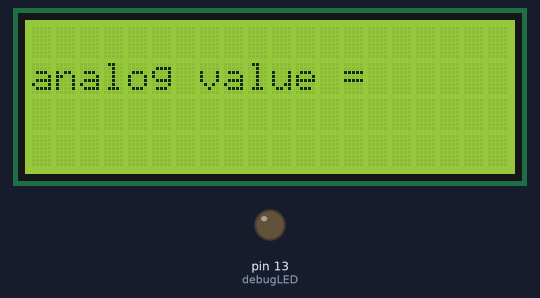
Recording of a sketch running on a simulated Arduino Uno, built with avr-gcc and run on an emulated ATmega328P. On the bench: 20×4 character LCD, output pins drawn as LEDs (lit = HIGH). What the sketch prints to the serial monitor is not drawn.

Above: at 0.1 s.
At 2.1 s:
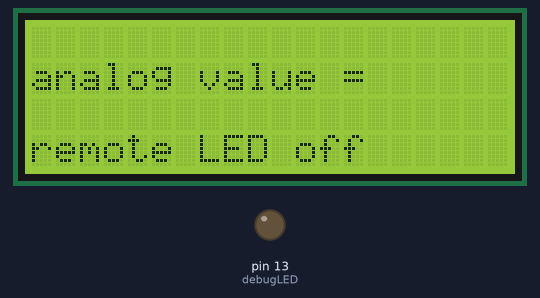

The sketch:

LCD_remote_photo_sensor.ino
```cpp
/**
 * XBee remote with photo sensor attached to pin 0 (analog input)
 *         and led to pin 1 (digital output)
 * XBee coordinator attached to 20x4 LCD display
 *
 * XBee code based on that from Robert Faludi, Building wireless
 * sensor networks, Chapter 4
 **/

#include <LiquidCrystal.h>
#include <Wire.h>

// initialize the library with the numbers of the interface pins
LiquidCrystal lcd(7, 8, 9, 10, 11, 12);

const int debugLED = 13;
int analogValue = 0;
bool remoteIndicator = false;
bool lastRemoteIndicator = false;
unsigned long lastSent = 0;
int numBytes2Discard = 20;

void setup() {
  pinMode(debugLED, OUTPUT);
  Serial.begin(9600);

  // set up the LCD's number of rows and columns:
  lcd.begin(20, 4);
  lcd.setCursor(0, 1);
  lcd.print("analog value =");
}

void loop() {
  if(Serial.available() >= 23) {
    // look for start byte
    if(Serial.read() == 0x7E) {

      for(int i=0; i<numBytes2Discard; i++) {
        byte discard = Serial.read();
      }
      int analogHigh = Serial.read();
      int analogLow = Serial.read();
      analogValue = analogLow + (analogHigh * 256);

      lcd.setCursor(15,1);
      lcd.print("     ");
      lcd.setCursor(15, 1);
      if(analogValue < 1000) lcd.print(" ");
      if(analogValue < 100) lcd.print(" ");
      if(analogValue < 10) lcd.print(" ");
      lcd.print(analogValue);

      digitalWrite(debugLED, HIGH);
      delay(10);
      digitalWrite(debugLED, LOW);
    }
  }

  if(analogValue > 350 && analogValue <= 750) remoteIndicator = true;
  else remoteIndicator = false;

  // set the indicator when there's a state change
  if(remoteIndicator != lastRemoteIndicator || millis() > lastSent + 2000) {
    lcd.setCursor(0,3);
    if(remoteIndicator) {
      setRemoteStatus(0x05);
      lcd.print("remote LED on ");
    }
    else {
      setRemoteStatus(0x04);
      lcd.print("remote LED off");
    }
    lastRemoteIndicator = remoteIndicator;
    lastSent = millis();
  }
}

// 0x4 = pin off
// 0x5 = pin on
void setRemoteStatus(int value) {
  long checksum;

  // start delimiter
  Serial.write(0x7E);

  // length
  Serial.write((byte)0); // high part of length
  Serial.write(0x10); // low part of length (note that 0x10 is hex for 16)

  // frame type: 0x17 = remote AT command
  Serial.write(0x17);
  checksum += 0x17;

  // frame id: 0 means no reply
  Serial.write((byte)0);

  // 64-bit destination address
  // 0x00 00 00 00 00 00 FF FF = broadcast
  for(int i=0; i<6; i++) {
    Serial.write((byte)0);
  }
  for(int i=0; i<2; i++) {
    Serial.write(0xFF);
    checksum += 0xFF;
  }

  // 16-bit destination address
  Serial.write(0xFF);
  Serial.write(0xFE);
  checksum += (0xFF + 0xFE);

  // 0x02 means apply changes immediately on remote
  Serial.write(0x02);
  checksum += 0x02;

  // command name in ASCII characters
  // D1 = set pin 1
  Serial.write('D');
  Serial.write('1');
  checksum += ('D' + '1');

  // turn on or off
  Serial.write(value);
  checksum += value;

  // checksum
  Serial.write(0xFF - (checksum & 0xFF));

  // don't overwhelm serial port
  delay(10);
}
```
